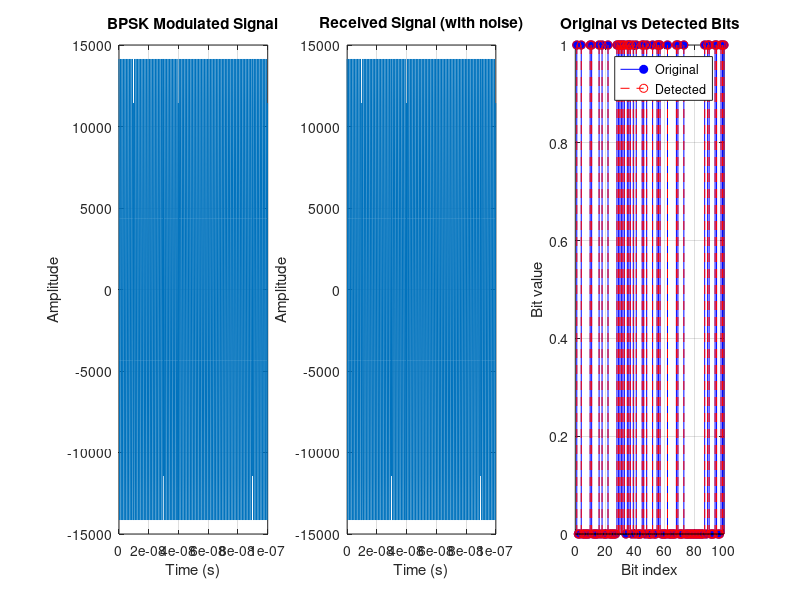

Source code (MATLAB):
% BPSK Modulation
% This script implements Binary Phase Shift Keying (BPSK) modulation

clear all;
close all;
clc;

% Parameters
Eb = 1;                          % Energy per bit
N0 = 0.1;                        % Noise power spectral density
fc = 1e9;                        % Carrier frequency (1 GHz)
fs = 10 * fc;                    % Sampling frequency
Ts = 1/fs;                       % Sampling period
Tb = 1e-8;                       % Bit duration
Nsamp = fs * Tb;                 % Samples per bit

% Generate random bits
Nbits = 100;
bits = randi([0 1], 1, Nbits);

% Map bits to symbols (+1 for bit 1, -1 for bit 0)
symbols = 2 * bits - 1;

% Upsample the symbols
upsampled = kron(symbols, ones(1, Nsamp));

% Generate carrier signal
t = (0:length(upsampled)-1) * Ts;
carrier = sqrt(2 * Eb / Tb) * cos(2 * pi * fc * t);

% Modulate signal
modulated = upsampled .* carrier;

% Add AWGN noise
noise = sqrt(N0/2) * randn(size(modulated));
received = modulated + noise;

% Demodulate signal
demodulated = received .* carrier;

% Integrate and dump
integrated = zeros(1, Nbits);
for i = 1:Nbits
    idx = (i-1)*Nsamp + 1:i*Nsamp;
    integrated(i) = sum(demodulated(idx)) / Nsamp;
end

% Threshold detection
threshold = 0;
detected_symbols = sign(integrated);
detected_bits = (detected_symbols + 1) / 2;

% Calculate BER
errors = sum(abs(bits - detected_bits));
BER = errors / Nbits;

% Display results
fprintf('BPSK Modulation Results\n');
fprintf('=======================\n');
fprintf('Number of bits: %d\n', Nbits);
fprintf('Errors: %d\n', errors);
fprintf('Bit Error Rate: %f\n', BER);

% Plot results
figure('Position', [100 100 1200 400]);

subplot(1, 3, 1);
plot(t(1:1000), modulated(1:1000));
xlabel('Time (s)');
ylabel('Amplitude');
title('BPSK Modulated Signal');
grid on;

subplot(1, 3, 2);
plot(t(1:1000), received(1:1000));
xlabel('Time (s)');
ylabel('Amplitude');
title('Received Signal (with noise)');
grid on;

subplot(1, 3, 3);
stem(1:Nbits, bits, 'b', 'filled');
hold on;
stem(1:Nbits, detected_bits, 'r--');
xlabel('Bit index');
ylabel('Bit value');
title('Original vs Detected Bits');
legend('Original', 'Detected');
grid on;
